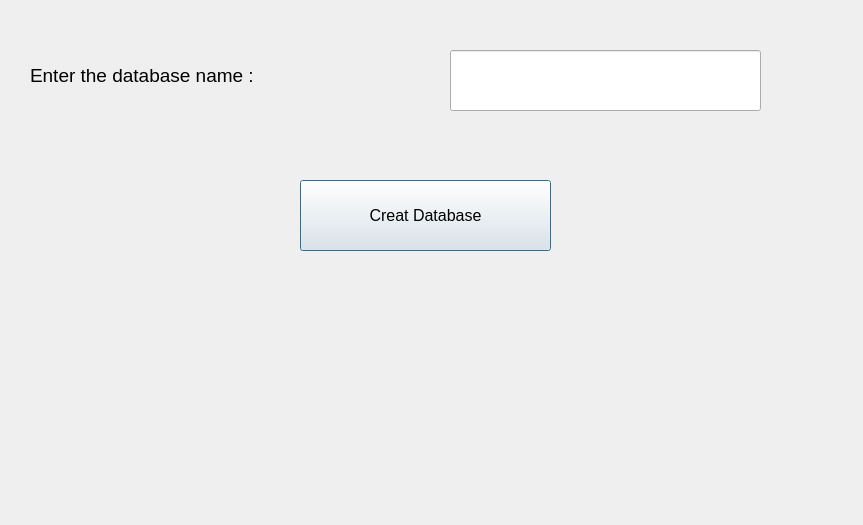
<?xml version="1.0" encoding="UTF-8"?>
<ui version="4.0">
 <class>Dialog</class>
 <widget class="QDialog" name="Dialog">
  <property name="geometry">
   <rect>
    <x>0</x>
    <y>0</y>
    <width>863</width>
    <height>525</height>
   </rect>
  </property>
  <property name="windowTitle">
   <string>Dialog</string>
  </property>
  <widget class="QLabel" name="label">
   <property name="geometry">
    <rect>
     <x>30</x>
     <y>30</y>
     <width>371</width>
     <height>91</height>
    </rect>
   </property>
   <property name="font">
    <font>
     <pointsize>14</pointsize>
    </font>
   </property>
   <property name="text">
    <string>Enter the database name :</string>
   </property>
  </widget>
  <widget class="QLineEdit" name="lineEditDBName">
   <property name="geometry">
    <rect>
     <x>450</x>
     <y>50</y>
     <width>311</width>
     <height>61</height>
    </rect>
   </property>
  </widget>
  <widget class="QLabel" name="labelResponse">
   <property name="geometry">
    <rect>
     <x>60</x>
     <y>300</y>
     <width>731</width>
     <height>181</height>
    </rect>
   </property>
   <property name="font">
    <font>
     <pointsize>14</pointsize>
    </font>
   </property>
   <property name="text">
    <string/>
   </property>
  </widget>
  <widget class="QPushButton" name="pushButtonCreateDB">
   <property name="geometry">
    <rect>
     <x>300</x>
     <y>180</y>
     <width>251</width>
     <height>71</height>
    </rect>
   </property>
   <property name="font">
    <font>
     <pointsize>12</pointsize>
    </font>
   </property>
   <property name="text">
    <string>Creat Database</string>
   </property>
  </widget>
 </widget>
 <resources/>
 <connections/>
</ui>
